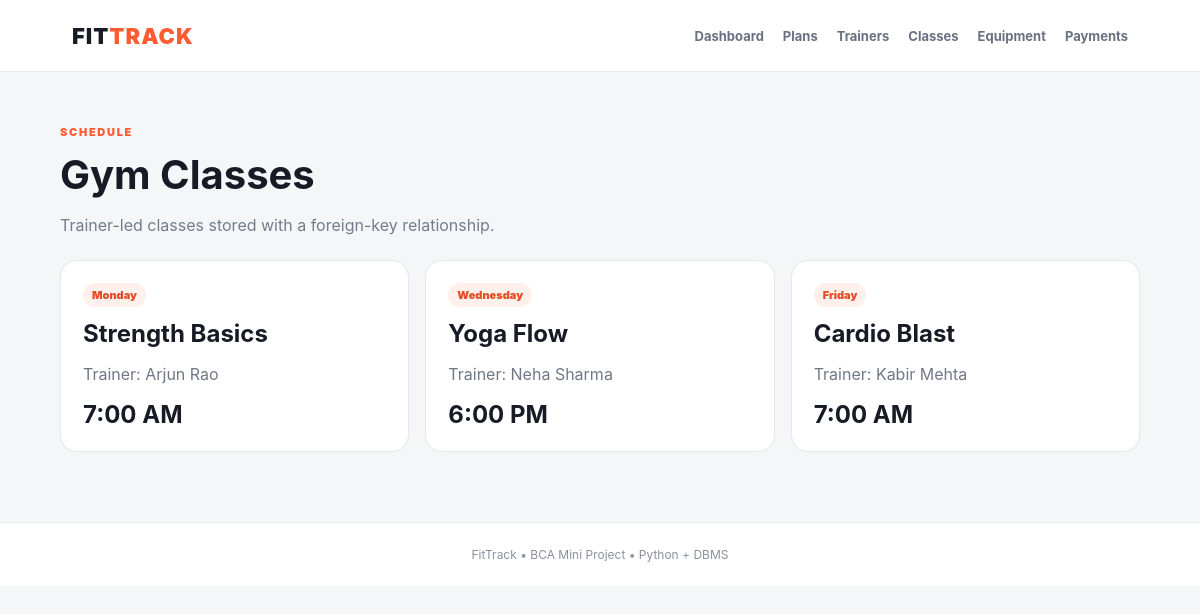
Page /classes on the committed database.
### tables this page shows
CREATE TABLE classes (
        id INTEGER PRIMARY KEY AUTOINCREMENT,
        class_name TEXT NOT NULL,
        trainer_id INTEGER NOT NULL,
        day TEXT NOT NULL,
        time TEXT NOT NULL,
        FOREIGN KEY (trainer_id) REFERENCES trainers(id)
    );

CREATE TABLE trainers (
        id INTEGER PRIMARY KEY AUTOINCREMENT,
        name TEXT NOT NULL,
        specialization TEXT NOT NULL,
        phone TEXT NOT NULL
    );

### app.py (the view)
@app.route("/classes")
def classes():
    conn = get_db()
    rows = conn.execute("""
        SELECT classes.*, trainers.name AS trainer
        FROM classes JOIN trainers ON classes.trainer_id=trainers.id
        ORDER BY classes.id
    """).fetchall()
    conn.close()
    return render_template("classes.html", classes=rows)

### app.py (called while the page is built)
def get_db():
    conn = sqlite3.connect(DB)
    conn.row_factory = sqlite3.Row
    return conn

### templates/classes.html (shortened to what this page needs)
{% extends "base.html" %}
{% block content %}
<div class="title"><p class="eyebrow">SCHEDULE</p><h1>Gym Classes</h1><p>Trainer-led classes stored with a foreign-key relationship.</p></div>
<section class="cards">{% for c in classes %}<article class="card"><span class="tag">{{ c.day }}</span><h2>{{ c.class_name }}</h2><p>Trainer: {{ c.trainer }}</p><strong>{{ c.time }}</strong></article>{% endfor %}</section>
{% endblock %}

### static/style.css (style rules this page uses)
* { box-sizing:border-box }
body { margin:0;background:#f5f6f8;color:#171b25;font-family:Inter,system-ui,-apple-system,BlinkMacSystemFont,"Segoe UI",sans-serif }
.eyebrow { font-size:11px;letter-spacing:1.7px;font-weight:900;color:#ff5b32 }
.stats div,.panel,.card { background:#fff;border:1px solid #e5e7eb;border-radius:17px;padding:22px }
.title { margin-bottom:25px }
.title h1 { font-size:40px;margin:3px 0 8px }
.title p:last-child { color:#747c8b }
.cards { display:grid;grid-template-columns:repeat(3,1fr);gap:16px }
.card h2 { margin:12px 0 8px }
.card p { color:#707887 }
.card strong { font-size:24px }
.tag { display:inline-block;background:#fff0eb;color:#e34c26;border-radius:999px;padding:5px 9px;font-size:11px;font-weight:900 }

### rows in the picture
classes: day "Monday", class_name "Strength Basics", trainer "Arjun Rao", time "7:00 AM"
classes: day "Wednesday", class_name "Yoga Flow", trainer "Neha Sharma", time "6:00 PM"
classes: day "Friday", class_name "Cardio Blast", trainer "Kabir Mehta", time "7:00 AM"
